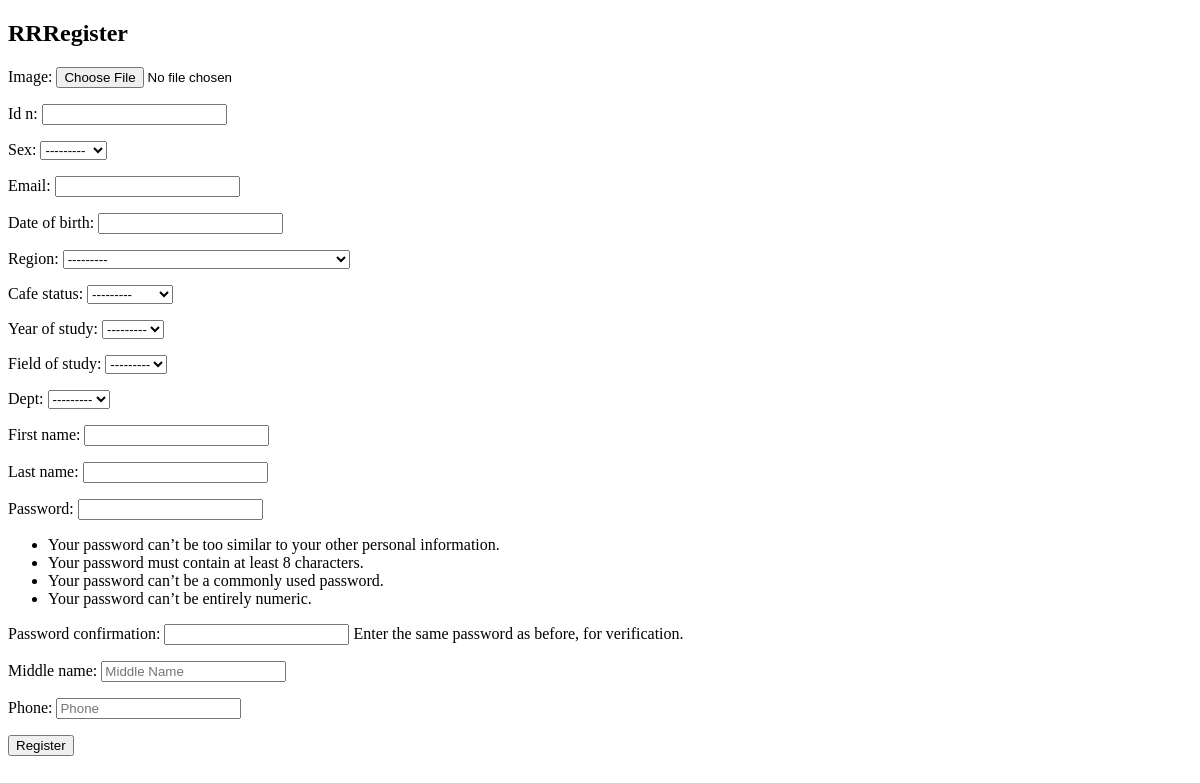
Page /facex/register/ on the earlier database version.
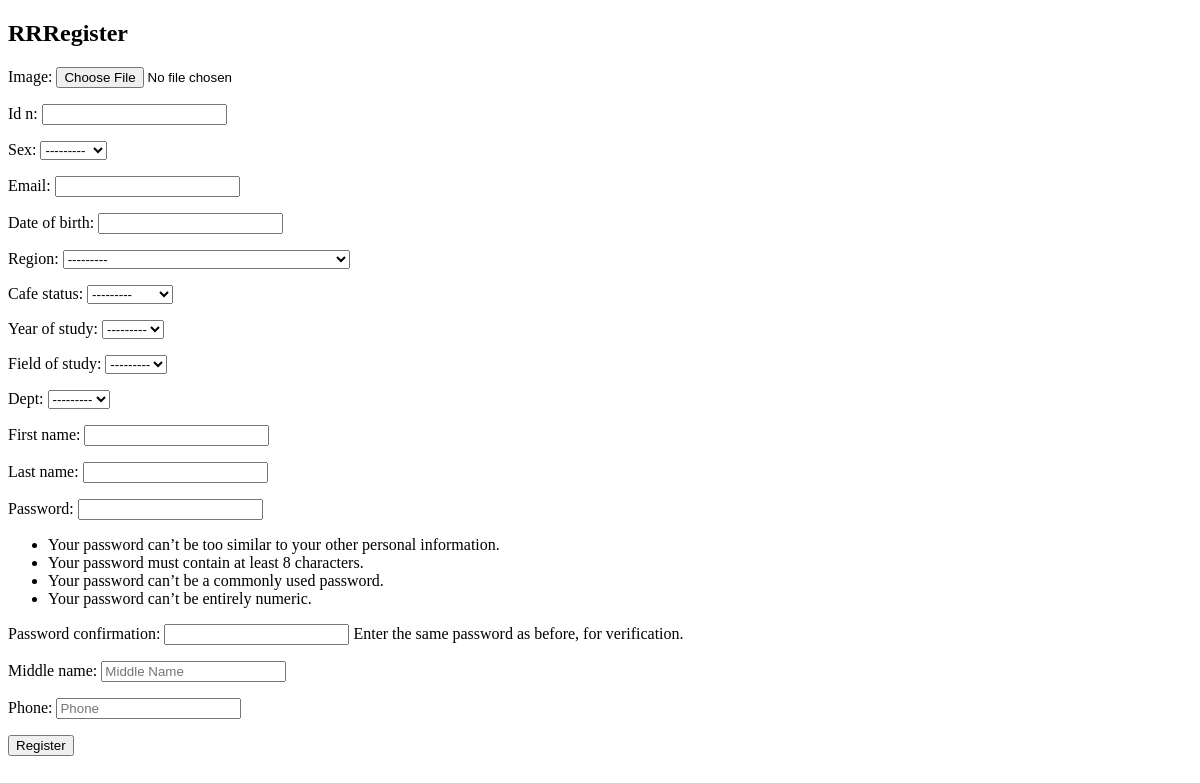
Same page on the later database version.
### facex/models.py (models this page shows)
class FieldOfStudy(models.Model):
	field_of_study = models.CharField(max_length = 200)
	def __str__(self):
		return self.field_of_study

class YearOfStudy(models.Model):
	year_of_study = models.CharField(max_length = 200)
	def __str__(self):
		return self.year_of_study

### facex/views.py (the view)
# urls.py: path('register/',register_user, name='register'),
def register_user(request):
	if request.method == 'POST':
		form1 = StudentForm(request.POST, request.FILES)
		form2 = UserPro(request.POST)
		if form1.is_valid() and form2.is_valid():
			profile_form = UserProfile()
			temp = form1.save(commit = False)
			profile_form = setter(form2,profile_form,form1,temp)
			form1.save(commit = True)
			profile_form.save()
			print("Successfully wiped")
			return redirect('register')
		else:
			print('not Successfully reged')
	else:
		form2 = UserPro()
		form1 = StudentForm()
	context = {'form1':form1,'form2':form2}
	return render(request, 'student_management/register.html',context)

### facex/forms.py
class StudentForm(forms.ModelForm):
	class Meta:
		model = Student
		fields = ('image','id_n','sex','email',
				  'date_of_birth','region','cafe_status',
				  'year_of_study','field_of_study','dept',)
		widgets = {
			'year_of_study' : forms.Select(choices = yearofstudy_choice,
										   attrs= {'class':'form-control'}),
			'field_of_study' : forms.Select(choices = 'fieldofstudy_choice'),
			'dept' : forms.Select(choices = 'department_choice'),
		}

class UserPro(UserCreationForm):
	middle_name = forms.CharField(widget =forms.TextInput(
								attrs = {'placeholder':'Middle Name'}),)
	phone = forms.CharField(widget =forms.TextInput(
								attrs = {'placeholder':'Phone'}),max_length = 10)
	class Meta:
		model = User
		fields = ('first_name','last_name','password1','password2')

### facex/models.py (called while the page is built)
	def __str__(self):
		return self.department

### templates/student_management/register.html (shortened to what this page needs)
<!DOCTYPE html>
<html>
<head>
</head>
<body>
	<h2 >RRRegister</h2>
<form action="{% url 'register'%}" method="POST" enctype="multipart/form-data">
	{{ form1.as_p }}
	{{ form2.as_p }}
<input type="submit" name="" value="Register" >
</form>
</body>
</html>

Differences in the rows shown:
now on this page (row edited): YearOfStudy: year_of_study "---------"
Other differences:
form field year_of_study: "---------" → (not shown)
